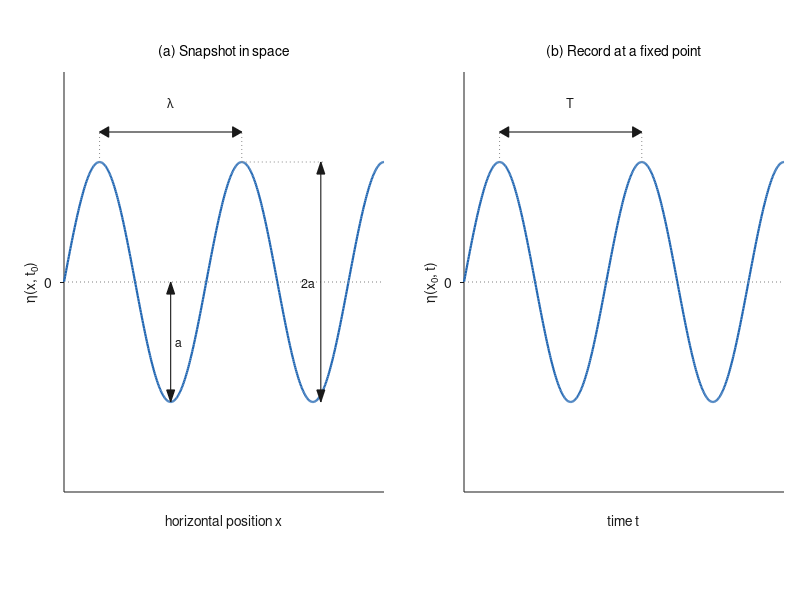
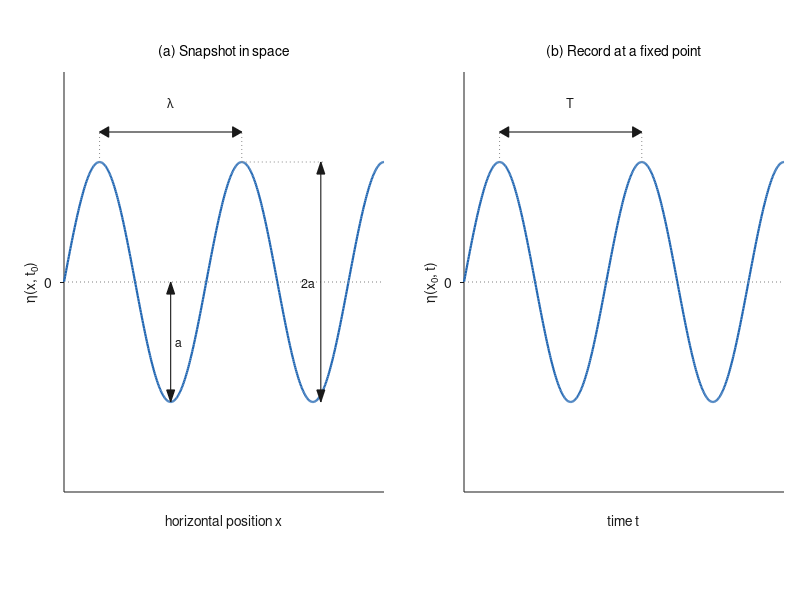
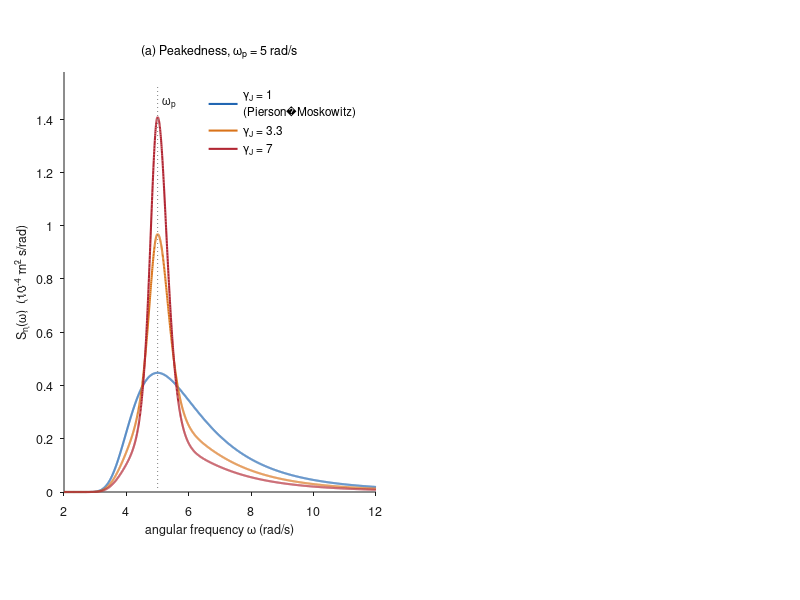

The MATLAB script that drew these images, in order: (Note: this script raises an error after producing the figures.)
% plotCh2WaveFigures  Chapter 2 background figures (no project dependencies).
%   Figure 1: a harmonic wave in space eta(x) at fixed t, and in time eta(t) at fixed x,
%             annotated with amplitude a, wave height 2a, wavelength lambda and period T.
%   Figure 2: JONSWAP spectra at the thesis reference H_s, all normalised to the same
%             variance (same H_s):
%               (a) gamma_J = 1, 3.3, 7 at omega_p = 5 rad/s   (peakedness)
%               (b) omega_p = 3.5, 5, 7.5 rad/s at gamma_J = 3.3 (peak frequency, R2 range)
%   Outputs: ch2_harmonic_wave.pdf/.png and ch2_jonswap_peakedness.pdf/.png in the
%   current folder. Copy them to figs/ch2/.
%   Include Figure 2 in LaTeX WITHOUT a width option, so the 9 pt text stays 9 pt.
1;

function exportFig(fig, name)
% vector PDF plus PNG preview; exportgraphics where available (MATLAB R2020a+)
if exist('exportgraphics', 'file') || exist('exportgraphics', 'builtin')
    exportgraphics(fig, [name '.pdf'], 'ContentType', 'vector');
    exportgraphics(fig, [name '.png'], 'Resolution', 300);
else
    set(fig, 'PaperPositionMode', 'auto');
    print(fig, [name '.pdf'], '-dpdf');
    print(fig, [name '.png'], '-dpng', '-r300');
end
end

function dimArrow(ax, x0, y0, x1, y1, txt, tx, ty, ha, col, fs)
% double-headed dimension line with a label, in data coordinates
plot(ax, [x0 x1], [y0 y1], '-', 'Color', col, 'LineWidth', 0.8);
d = [x1 - x0, y1 - y0]; L = hypot(d(1), d(2)); u = d / L;
xl = xlim(ax); yl = ylim(ax);
s = [diff(xl), diff(yl)] * 0.018;                          % head size per axis
n = [-u(2), u(1)];
for e = [0 1]
    p = [x0 y0] + e * d; v = (1 - 2 * e) * u;              % head points inwards from each end
    q1 = p + v .* s * 1.6 + n .* s * 0.7; q2 = p + v .* s * 1.6 - n .* s * 0.7;
    patch(ax, [p(1) q1(1) q2(1)], [p(2) q1(2) q2(2)], col, 'EdgeColor', col);
end
text(ax, tx, ty, txt, 'HorizontalAlignment', ha, 'VerticalAlignment', 'middle', ...
    'FontSize', fs, 'Color', col, 'Interpreter', 'tex');
end

function S = jonswap(w, wp, gam, Hs)
% JONSWAP shape normalised so that 4 sqrt(m0) = Hs. m0 is integrated over a wide
% grid, not the plotted window, so curves whose tail leaves the window are not inflated.
shape = @(x) x.^-5 .* exp(-1.25 * (wp ./ x).^4) .* ...
    gam.^exp(-(x - wp).^2 ./ (2 * (0.07 * (x <= wp) + 0.09 * (x > wp)).^2 * wp^2));
wFull = linspace(0.2 * wp, 20 * wp, 20000);
S = shape(w) * (Hs / 4)^2 / trapz(wFull, shape(wFull));
end

% ---------------------------------------------------------------- style
FS = 10; FSL = 9;
ink = [0.10 0.10 0.10]; wave = [0.13 0.40 0.70]; grey = [0.55 0.55 0.55];
cols = [0.13 0.40 0.70; 0.85 0.45 0.10; 0.70 0.15 0.20];

% ================================================================ Figure 1
a = 1; lambda = 2 * pi; T = 2 * pi;                         % unit wave (shape only)
x = linspace(0, 2.25 * lambda, 600); t = linspace(0, 2.25 * T, 600);
fig = figure('Units', 'centimeters', 'Position', [2 2 16 5.6], 'Color', 'w');

ax1 = axes(fig, 'Units', 'normalized', 'Position', [0.08 0.18 0.40 0.70]);
hold(ax1, 'on');
plot(ax1, x, a * cos(2 * pi * x / lambda - pi / 2), '-', 'Color', wave, 'LineWidth', 1.6);
plot(ax1, x([1 end]), [0 0], ':', 'Color', grey, 'LineWidth', 0.8);   % still-water level
xlim(ax1, [x(1) x(end)]); ylim(ax1, [-1.75 1.75]);
xc = lambda / 4; xt = 3 * lambda / 4;                       % first crest and trough
dimArrow(ax1, xc, 1.25, xc + lambda, 1.25, '\lambda', xc + lambda / 2, 1.5, 'center', ink, FSL);
plot(ax1, [xc xc], [1 1.25], ':', 'Color', grey); plot(ax1, [xc + lambda xc + lambda], [1 1.25], ':', 'Color', grey);
dimArrow(ax1, xt, -1, xt, 0, 'a', xt + 0.2, -0.5, 'left', ink, FSL);
xh = xt + lambda + 0.35;                                    % wave height beside the second trough
plot(ax1, [xc + lambda xh + 0.2], [1 1], ':', 'Color', grey);
dimArrow(ax1, xh, -1, xh, 1, '2a', xh - 0.25, 0, 'right', ink, FSL);   % wave height (H is depth in this thesis)
set(ax1, 'XTick', [], 'YTick', 0, 'YTickLabel', {'0'}, 'FontSize', FS, 'Box', 'off', ...
    'XColor', ink, 'YColor', ink, 'TickDir', 'out');
xlabel(ax1, 'horizontal position x', 'FontSize', FS);
ylabel(ax1, '\eta(x, t_0)', 'FontSize', FS);
title(ax1, '(a) Snapshot in space', 'FontSize', FS, 'FontWeight', 'normal');

ax2 = axes(fig, 'Units', 'normalized', 'Position', [0.58 0.18 0.40 0.70]);
hold(ax2, 'on');
plot(ax2, t, a * cos(2 * pi * t / T - pi / 2), '-', 'Color', wave, 'LineWidth', 1.6);
plot(ax2, t([1 end]), [0 0], ':', 'Color', grey, 'LineWidth', 0.8);
xlim(ax2, [t(1) t(end)]); ylim(ax2, [-1.75 1.75]);
tc = T / 4;
dimArrow(ax2, tc, 1.25, tc + T, 1.25, 'T', tc + T / 2, 1.5, 'center', ink, FSL);
plot(ax2, [tc tc], [1 1.25], ':', 'Color', grey); plot(ax2, [tc + T tc + T], [1 1.25], ':', 'Color', grey);
set(ax2, 'XTick', [], 'YTick', 0, 'YTickLabel', {'0'}, 'FontSize', FS, 'Box', 'off', ...
    'XColor', ink, 'YColor', ink, 'TickDir', 'out');
xlabel(ax2, 'time t', 'FontSize', FS);
ylabel(ax2, '\eta(x_0, t)', 'FontSize', FS);
title(ax2, '(b) Record at a fixed point', 'FontSize', FS, 'FontWeight', 'normal');
exportFig(fig, 'ch2_harmonic_wave');

% ================================================================ Figure 2
FS2 = 9; FSL2 = 8.5;                                        % final size: include at natural width
Hs = 0.05; wp0 = 5.0; gam0 = 3.3;                           % thesis reference sea (Sec. 3.4)
gammas = [1 3.3 7];
wps    = [3.5 5.0 7.5];                                     % R2 peak-frequency range
colsW  = [0.55 0.74 0.90; 0.13 0.40 0.70; 0.04 0.17 0.38];  % light to dark: low to high omega_p
w = linspace(2, 12, 2000);

fig = figure('Units', 'centimeters', 'Position', [2 2 16 6.2], 'Color', 'w');

% (a) peakedness at the reference peak frequency
ax = axes(fig, 'Units', 'normalized', 'Position', [0.08 0.18 0.39 0.70]); hold(ax, 'on');
hl = zeros(1, 3); lab = cell(1, 3); Smax = 0;
for i = 1:3
    S = 1e4 * jonswap(w, wp0, gammas(i), Hs); Smax = max(Smax, max(S));
    hl(i) = plot(ax, w, S, '-', 'Color', cols(i, :), 'LineWidth', 1.5);
    lab{i} = sprintf('\\gamma_J = %g', gammas(i));
end
% two lines keep the legend narrow enough to stay right of the peak; char(8211) is an en dash
lab{gammas == 1} = sprintf('\\gamma_J = 1\n(Pierson%sMoskowitz)', char(8211));
plot(ax, [wp0 wp0], [0 Smax * 1.08], ':', 'Color', grey, 'LineWidth', 0.8);
text(ax, wp0 + 0.15, Smax * 1.04, '\omega_p', 'FontSize', FSL2, 'Color', ink);
xlim(ax, [w(1) w(end)]); ylim(ax, [0 Smax * 1.12]);
set(ax, 'FontSize', FS2, 'Box', 'off', 'XColor', ink, 'YColor', ink, 'TickDir', 'out');
xlabel(ax, 'angular frequency \omega (rad/s)', 'FontSize', FS2);
ylabel(ax, 'S_\eta(\omega)  (10^{-4} m^2 s/rad)', 'FontSize', FS2);
title(ax, sprintf('(a) Peakedness, \\omega_p = %g rad/s', wp0), 'FontSize', FS2, 'FontWeight', 'normal');
lg = legend(ax, hl, lab, 'Location', 'northeast', 'Box', 'off', 'FontSize', FSL2);
drawnow;                                                    % let the legend size itself first
lp = lg.Position;                                           % then push it flush with the right axis edge
lp(1) = ax.Position(1) + ax.Position(3) - lp(3);
lg.Position = lp;

% (b) peak frequency at the reference peakedness
ax = axes(fig, 'Units', 'normalized', 'Position', [0.59 0.18 0.39 0.70]); hold(ax, 'on');
hl = zeros(1, 3); lab = cell(1, 3); Smax = 0;
for i = 1:3
    S = 1e4 * jonswap(w, wps(i), gam0, Hs); Smax = max(Smax, max(S));
    hl(i) = plot(ax, w, S, '-', 'Color', colsW(i, :), 'LineWidth', 1.5);
    lab{i} = sprintf('\\omega_p = %g rad/s', wps(i));
end
xlim(ax, [w(1) w(end)]); ylim(ax, [0 Smax * 1.12]);
set(ax, 'FontSize', FS2, 'Box', 'off', 'XColor', ink, 'YColor', ink, 'TickDir', 'out');
xlabel(ax, 'angular frequency \omega (rad/s)', 'FontSize', FS2);
title(ax, sprintf('(b) Peak frequency, \\gamma_J = %g', gam0), 'FontSize', FS2, 'FontWeight', 'normal');
legend(ax, hl, lab, 'Location', 'northeast', 'Box', 'off', 'FontSize', FSL2);

exportFig(fig, 'ch2_jonswap_peakedness');
fprintf('Saved ch2_harmonic_wave and ch2_jonswap_peakedness (.pdf, .png)\n');
